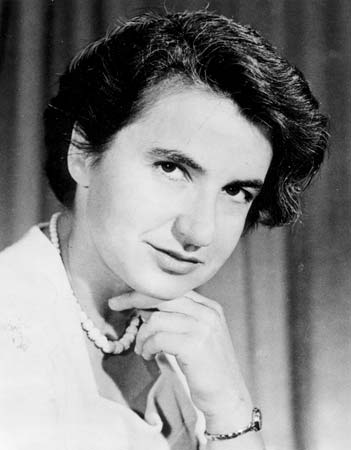
%> input picture Rosalind_Franklin.jpg, 351 x 450 px
$ octave inclass5.m   (GNU Octave 9; MATLAB toolbox functions it lacks are replaced by stand-ins)
%> lines starting %> are read from the running program, lines starting %| are printed output that depends on the picture; in (x1, y1, x2, y2) boxes, pixels count from 0 and x2, y2 are one past the last pixel; in counts of white or black regions, pixels touching at a corner belong together; the program's own positions count from 1
### ImageRead.m

function [adjimg] = ImageRead(inputs)
%> called with inputs = 'Rosalind_Franklin.jpg'
%will fix an image for you so that the bottom and top 1% of the pixals are
%adjusted white/black.
    img = imread(inputs);
%> img is the input picture: size 450x351x3 uint8; min 0, max 255, mean 133.7
    filter = stretchlim(img);
%> filter = [0 0 0; 0.937 0.937 0.937]
    filter = filter([1 2]);
%> filter = [0 0.937]
    adjimg = imshow(img,filter);
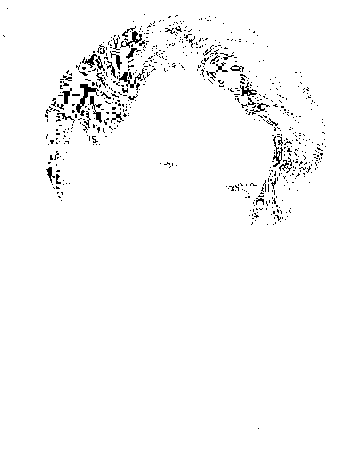
%> displayed picture: size 450x351x3, on the screen's scale of 0 to 255; 97.5% white; black in thin lines or dots, all inside (x1, y1, x2, y2) = (3, 8, 326, 429)
end

% 1. (a) Write a function that reads in an image and displays it so that 1%
% of the pixels are black and 1% of the pixels are white. Hint: your
% function can call the stretchlim function, see the help for that function.

### ImageAdj.m
% (b) Write a second function where the fraction of pixels to display as
% black or white are equal and can be specified as a second input to this
% function.


function [adjimg]=ImageAdj(imgin,low,high)
%> called with imgin = 'Rosalind_Franklin.jpg', low = 0.2, high = 0.8
%will fix an image for you so that the bottom and top % of the pixals are
%adjusted white/black as defined by the user.
    img = imread(imgin);
    filter = stretchlim(img,[low high]);
%> filter = [0.196 0.196 0.196; 0.859 0.859 0.859]
    filter = filter([1 2]);
%> filter = [0.196 0.859]
    adjimg = imshow(img,filter);
end

### ImageAdj2.m
%(c) Redo part (b) but make the option to specify the fraction
% of black/white pixels optional with a default value of 1% if not
% specified.


function [adjimg] = ImageAdj2(imgin,low,high)
%> called with imgin = 'Rosalind_Franklin.jpg', low = 0.01, high = 0.95
%will fix an image for you so that the bottom and top % of the pixals are
%adjusted white/black as defined by the user.
if nargin == 3
    img = imread(imgin);
    filter = stretchlim(img,[low high]);
%> filter = [0 0 0; 0.925 0.925 0.925]
    filter = filter([1 2]);
%> filter = [0 0.925]
    adjimg = imshow(img,filter);
elseif nargin == 2
    img = imread(imgin);
    filter = stretchlim(img,[low 1]);
    filter = filter([1 2]);
    adjimg = imshow(img,filter);
    disp('Check the adjustmant bounds')
elseif nargin == 1
    adjimg = ImageRead(imgin)
elseif nargin == 0
    adjimg = ('please select an image to adjust');
end
end

function [adjimg] = ImageRead(inputs)
%> called with inputs = 'Rosalind_Franklin.jpg'
%will fix an image for you so that the bottom and top 1% of the pixals are
%adjusted white/black.
    img = imread(inputs);
    filter = stretchlim(img);
%> filter = [0 0 0; 0.937 0.937 0.937]
    filter = filter([1 2]);
%> filter = [0 0.937]
    adjimg = imshow(img,filter);
end


### hwcdna.m
 function [cdna] = hwcdna(seq)
%> called with seq = 'GcTaatatattat'
 % bases = cellstr(seq')';
  bases = seq;
  for ii = 1:length(bases)
      switch bases(ii)
          case 'A'
             cdna{ii} = 'T';
          case'a'
              cdna{ii} = 'T';
          case 'T'
             cdna{ii} = 'A' ;
          case 't'
             cdna{ii} = 'A' ;
          case 'C'
             cdna{ii} = 'G';
          case 'c'
             cdna{ii} = 'G';
          case 'G'
             cdna{ii} = 'C';
          case 'g'
             cdna{ii} = 'C';
      end
  end
 cdna = cell2mat(cdna);

### inclass5.m
%AW: See comments below 0.6/1. Come talk to me if they don't make sense.

%Inclass assignment 5.

% 1. (a) Write a function that reads in an image and displays it so that 1%
% of the pixels are black and 1% of the pixels are white. Hint: your
% function can call the stretchlim function, see the help for that function.
clear all
img = ImageRead('Rosalind_Franklin.jpg');

% (b) Write a second function where the fraction of pixels to display as
% black or white are equal and can be specified as a second input to this
% function.
clear all
img = ImageAdj('Rosalind_Franklin.jpg',0.2,0.8);

%AW: Your functions do not work. Try running it with your high value low (say 0.01),
%then the entire image should be white. This doesn't happen with your images. It always looks the same. -0.3.
% Also note. your returned value isn't an image, it is a handle to the image.

%(c) Redo part (b) but make the option to specify the fraction
% of black/white pixels optional with a default value of 1% if not
% specified.

%%
%AW: For this code, try note to repeat things inside the if/else statement.
% Put common code outside the conditional and only the part that differs inside.
img = ImageAdj2('Rosalind_Franklin.jpg',0.01,0.95)
%%
clear all
img = ImageAdj2 ('Rosalind_Franklin.jpg')
%%
img = ImageAdj2 ('Rosalind_Franklin.jpg',0.2)
%%
img = ImageAdj2 ()

%%
%2. Write a function to take the reverse complement of a DNA sequence, that
%is, returns the complementary base pair for each base, read from end
%to beginning. (e.g. the reverse compliment of ATGC is GCAT). Do not use the
%builtin MATLAB function for this.

%AW: Your code here complements but does not reverse. -0.1.
% no need for the statement bases=seq; just use seq.
% also no need for a cell array here, you can just use a string.

clear all


cdna = hwcdna('GcTaatatattat')
